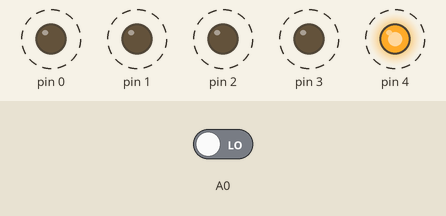
This sketch was run on a simulated Arduino Uno, built with avr-gcc and run on an emulated ATmega328P. Parts: output pins drawn as LEDs (lit = HIGH). Dashed ring = blinking. Inputs (shaded band) come from the test bench; at power-on: A0 LOW.

Above: at 2.1 s.
3.3 s: A0 driven HIGH
At 4.4 s:
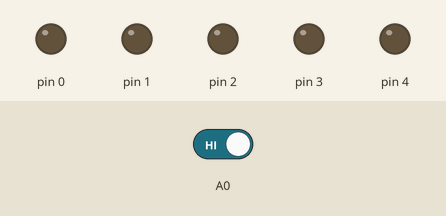
5.0 s: A0 driven LOW
At 5.3 s:
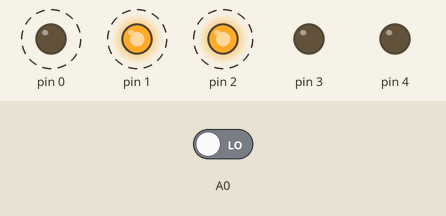
Timing chart, 0 to 14.5 s (numbered marks = the images above; inputs shaded):
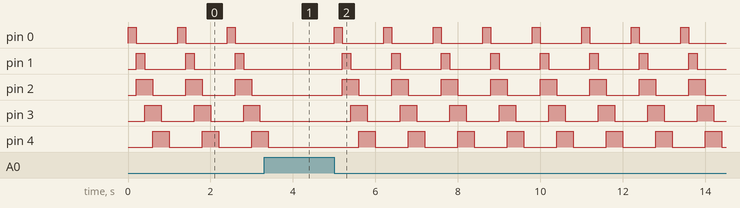

The sketch:

dancing_light.ino
```cpp
#define key1 digitalRead(A0)

void setup() {
  pinMode(A0, INPUT);
  pinMode(0, OUTPUT);
  pinMode(1, OUTPUT);
  pinMode(2, OUTPUT);
  pinMode(3, OUTPUT);
  pinMode(4, OUTPUT);

}

void loop() {
int i,a;
int danclight1[6][5]={
  {1,0,0,0,0},
  {0,1,1,0,0},
  {0,0,1,1,0},
  {0,0,0,1,1},
  {0,0,0,0,1}
};


for (i=0;i<=4;i++){
  digitalWrite(i, 0);
}

if ( key1 == 0 ){
 for ( a=0;a<=5;a++){
  for (i=0;i<=4;i++){
    digitalWrite(i,danclight1[a][i]);
  }
  delay(200);
 }
}
}
```

Measured:
- after the input at 3.3 s, pin 0: stays LOW (without the input it goes to HIGH after 0.30 s); pin 1, pin 2: stays LOW (without the input it goes to HIGH after 0.50 s); pin 3: stays LOW (without the input it goes to HIGH after 0.70 s); pin 4: goes on until 3.4 s, then stays LOW
- after the input at 5.0 s, pin 0: alternates HIGH for 0.20 s and LOW for 1.0 s, starting at once; pin 1: alternates HIGH for 0.20 s and LOW for 1.0 s, starting after 0.20 s
- by itself, pin 0, pin 1: alternates HIGH for 0.20 s and LOW for 1.0 s
- by itself, pin 2–4: alternates HIGH for 0.40 s and LOW for 0.80 s
